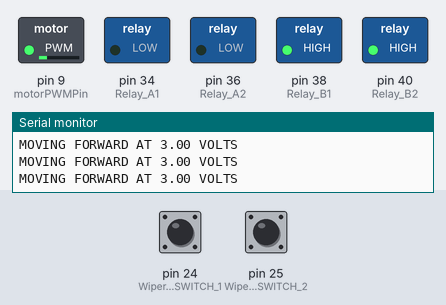
This sketch was run on a simulated Arduino Mega 2560, built with avr-gcc and run on an emulated ATmega2560. Shown: switched loads named in the sketch (green lamp = pin HIGH), the last lines printed to the serial monitor. The inputs (shaded band) are chosen by the test bench; at power-on: pin 24 (Wiper_LIMIT_SWITCH_1) LOW, pin 25 (Wiper_LIMIT_SWITCH_2) HIGH.

Above: at 1.2 s.
1.3 s: pin 24 (Wiper_LIMIT_SWITCH_1) pulled HIGH for 0.15 s
At 1.37 s:
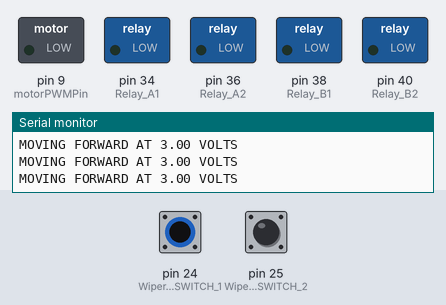
2.9 s: pin 25 (Wiper_LIMIT_SWITCH_2) pulled LOW for 0.15 s
At 3.6 s:
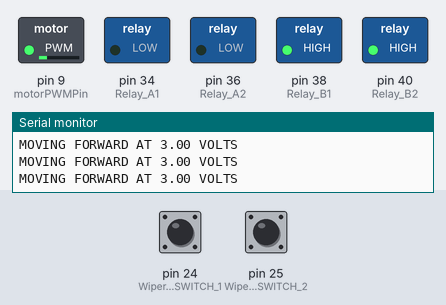
6.0 s: pin 24 (Wiper_LIMIT_SWITCH_1) pulled HIGH for 1 s
At 6.5 s:
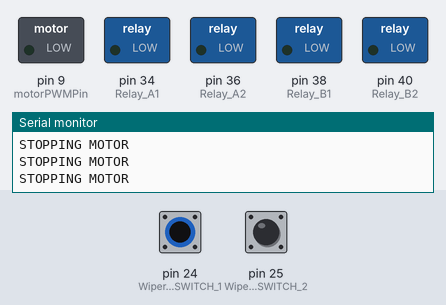
10.0 s: pin 25 (Wiper_LIMIT_SWITCH_2) pulled LOW for 1 s
At 11.5 s:
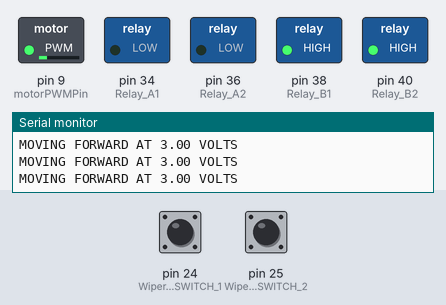
14.0 s: pin 24 (Wiper_LIMIT_SWITCH_1) driven HIGH and pin 25 (Wiper_LIMIT_SWITCH_2) driven LOW
At 15.0 s:
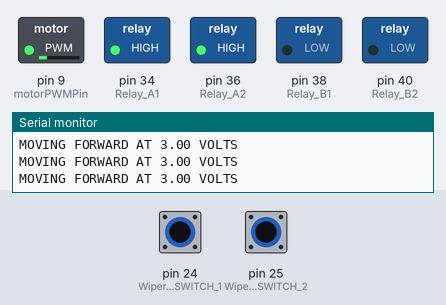
15.5 s: pin 24 (Wiper_LIMIT_SWITCH_1) driven LOW
At 16.6 s:
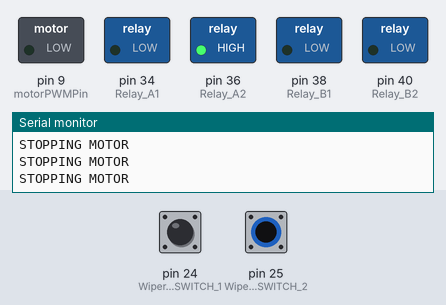
Timing chart, 0 to 18.0 s (numbered marks = the images above; inputs shaded):
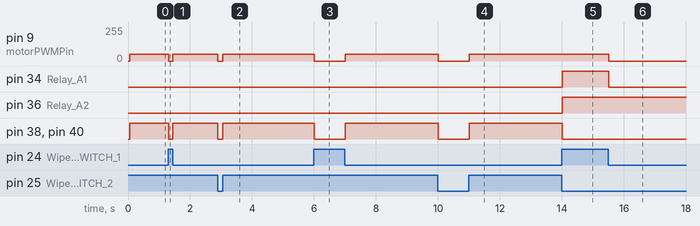

The sketch:

Test_Motor_Function.ino
```cpp
//Test_Motor_Function.ino
//#include <Encoder.h> //will need to install this library on whatever computer we use


//Pin Assignments
const int motorPWMPin 			= 9; // Connect the motor's PWM input pin to pin 9
const int encoderPinA 			= 2; // Connect the encoder's A output pin to pin 2
const int encoderPinB 			= 3; // Connect the encoder's B output pin to pin 3
const int Relay_A1    			= 34; //For encoder/motor and Connected to H bridge (controls motor direction)
const int Relay_A2    			= 36; //For encoder/motor and Connected to H bridge (controls motor direction)
const int Relay_B1    			= 38; //For encoder/motor and Connected to H bridge (controls motor direction)
const int Relay_B2    			= 40; //For encoder/motor and Connected to H bridge (controls motor direction)
const int Wiper_LIMIT_SWITCH_1 	= 24; // Connected to limit switch *MAY NEED TO SWITCH*
const int Wiper_LIMIT_SWITCH_2 	= 25; // Connected to limit switch *MAY NEED TO SWITCH*


//variables
int Take_data_interval = 1000;
String Data_output_string;
float print_time = 0;
float motor_voltage = 3;
float motor_PWM = 0;
const float SUPPLY_VOLTAGE = 15.5;

//Motor and Encoder Setup
// Target encoder pulses per second
// const long targetPulseRate = 200; //need to calculate!!!!
// Proportional gain constant
// const float Kp = 0.1; //control ossilation
// Encoder setup
// Encoder myEncoder(encoderPinA, encoderPinB);
// Variables for controlling the motor and encoder
// long prevEncoderCount = 0;
// long currentEncoderCount = 0;
// long encoderPulseRate = 0;
// int motorSpeed = 0;
// int total_wipes = 0; //total number of wipes performed by system
// Time variables for motor/encoder
// unsigned long prevTime = 0;
// unsigned long currentTime = 0;
// unsigned long timeInterval = 100; // Time interval for pulse rate calculation (ms)
// long wipe_interval = 300000;  //How long we want to wait between wipes (in milliseconds) (5 minutes right now)
// bool Time_to_wipe = false; //Boolean that determines when the code should control motor speed on initial wipe
// bool Time_to_reverse = false; //Boolean that determines when the code should control motor speed on the wipe back

//%%%%%%%%%%%%% BEGIN SETUP %%%%%%%%%%%%%%%%%%%%%%%%%%%%%%%%%%%%%
void setup(){
Serial.begin(9600);
pinMode(motorPWMPin, OUTPUT); // This is for motor
pinMode(Relay_A1,  OUTPUT); //H Bridge connections to control direction
pinMode(Relay_A2,  OUTPUT);
pinMode(Relay_B1,  OUTPUT);
pinMode(Relay_B2,  OUTPUT);
pinMode(Wiper_LIMIT_SWITCH_1,    INPUT);  //Limit Switch 1
pinMode(Wiper_LIMIT_SWITCH_2,    INPUT);  //Limit Switch 2
Serial.println();
Serial.println("Begining test of Motor Control");
Serial.println("Relay Relay_A1 = " + String(Relay_A1) + " Relay Relay_A2 = " + String(Relay_A2) + " Relay Relay_B1 = " + String(Relay_B1)+ " Relay Relay_B2 = " + String(Relay_B2)) ;
}

void loop(){

if(digitalRead(Wiper_LIMIT_SWITCH_1) == HIGH 	&&	 digitalRead(Wiper_LIMIT_SWITCH_2) != HIGH)
{
	digitalWrite(Relay_A1, HIGH);// rotate forward
	digitalWrite(Relay_A2, HIGH);// rotate forward
	digitalWrite(Relay_B1, LOW); // rotate forward
	digitalWrite(Relay_B2, LOW); // rotate forward
	motor_PWM = motor_voltage / SUPPLY_VOLTAGE * 255;
	analogWrite(motorPWMPin, motor_PWM);
  if(micros() % Take_data_interval == 0){
	Serial.println("MOVING FORWARD AT " + String(motor_voltage) + " VOLTS ");
  }
}

else if(digitalRead(Wiper_LIMIT_SWITCH_2) == HIGH 	&&	 digitalRead(Wiper_LIMIT_SWITCH_1) != HIGH)
{
  	digitalWrite(Relay_A1, LOW);// rotate reverse
  	digitalWrite(Relay_A2, LOW);// rotate reverse
  	digitalWrite(Relay_B1, HIGH); // rotate reverse
  	digitalWrite(Relay_B2, HIGH); // rotate reverse
  	motor_PWM = motor_voltage / SUPPLY_VOLTAGE * 255;
  	analogWrite(motorPWMPin, motor_PWM);
  	if(micros() % Take_data_interval == 0){
      Serial.println("MOVING FORWARD AT " + String(motor_voltage) + " VOLTS ");
      }

 }
 else{
  digitalWrite(Relay_A1, LOW);// STOP
  digitalWrite(Relay_A1, LOW);// STOP
  digitalWrite(Relay_B1, LOW);// STOP
  digitalWrite(Relay_B2, LOW);// STOP
  analogWrite(motorPWMPin, 0);
    if(micros() % Take_data_interval == 0)
    {
      Serial.println("STOPPING MOTOR");
    }

}

}
```

Measured:
- after the input at 1.3 s, pin 9 (motorPWMPin): 49/255 → 0/255 at once, → 49/255 0.14 s later; pin 38 (Relay_B1), pin 40 (Relay_B2): HIGH → LOW at once, → HIGH 0.14 s later
- after the input at 2.9 s, pin 9 (motorPWMPin): 49/255 → 0/255 at once, → 49/255 0.15 s later; pin 38 (Relay_B1), pin 40 (Relay_B2): HIGH → LOW at once, → HIGH 0.15 s later
- after the input at 6.0 s, pin 9 (motorPWMPin): 49/255 → 0/255 at once, → 49/255 1.0 s later; pin 38 (Relay_B1), pin 40 (Relay_B2): HIGH → LOW at once, → HIGH 1.0 s later
- after the input at 10.0 s, pin 9 (motorPWMPin): 49/255 → 0/255 at once, → 49/255 1.0 s later; pin 38 (Relay_B1), pin 40 (Relay_B2): HIGH → LOW at once, → HIGH 1.0 s later
- after the input at 14.0 s, pin 34 (Relay_A1), pin 36 (Relay_A2): LOW → HIGH at once; pin 38 (Relay_B1), pin 40 (Relay_B2): HIGH → LOW at once
- after the input at 15.5 s, pin 9 (motorPWMPin): 49/255 → 0/255 at once; pin 34 (Relay_A1): HIGH → LOW at once
